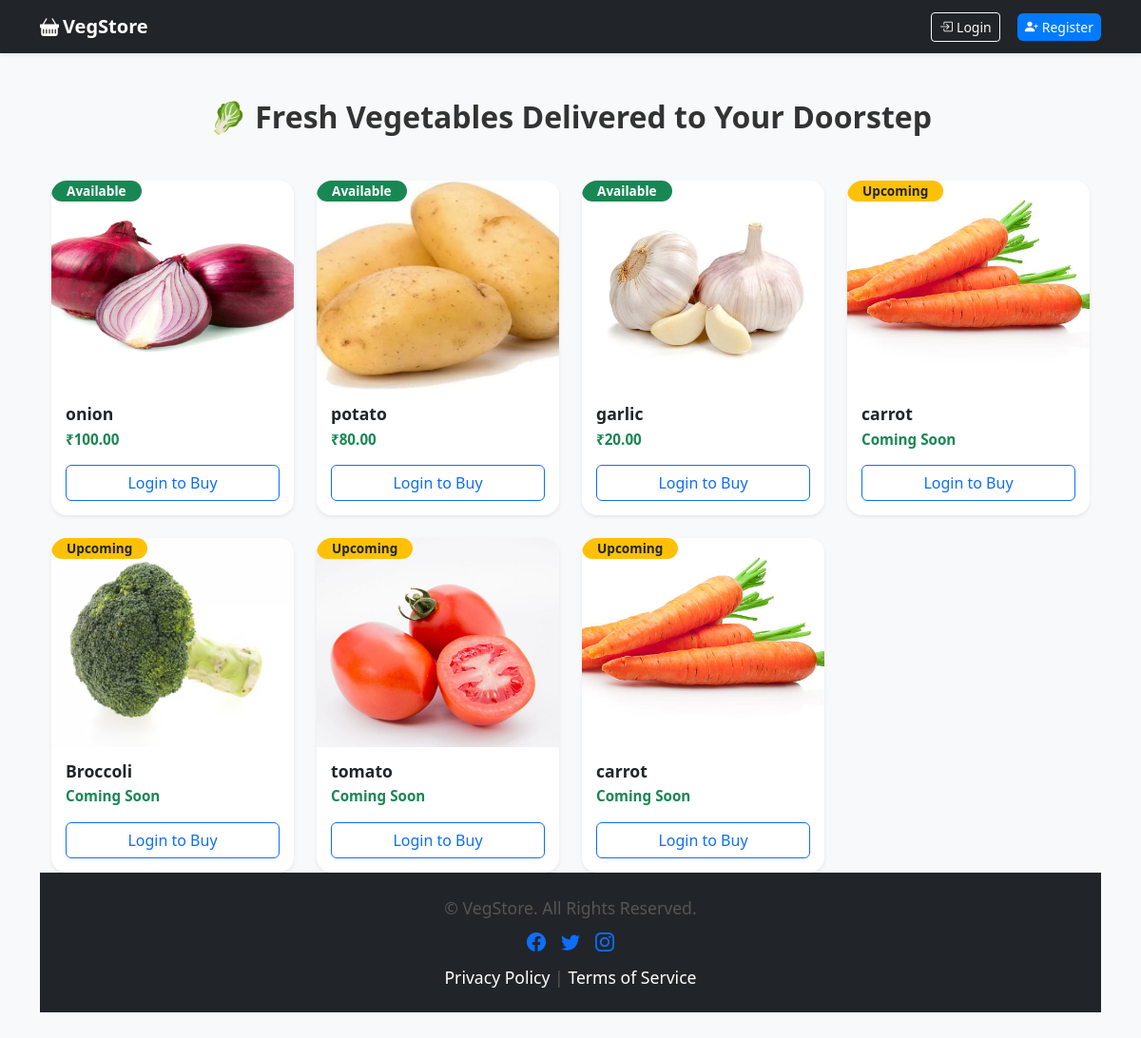
Before: / with the older database file.
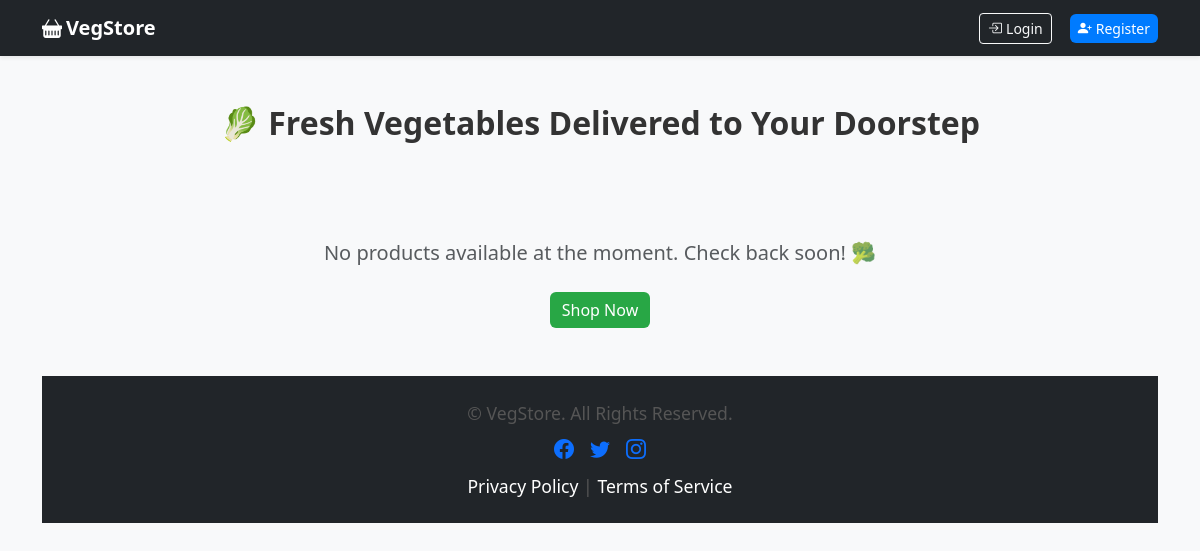
After: the same page with the newer database file.
### app.py (models this page shows)
class Product(db.Model):
    id = db.Column(db.Integer, primary_key=True)
    name = db.Column(db.String(150), nullable=False)
    price = db.Column(db.Float, nullable=False)
    image = db.Column(db.String(150), nullable=False)
    status = db.Column(db.String(20), nullable=False, default='available')  # available / upcoming

### app.py (the view)
@app.route('/')
def index():
    products = Product.query.all()
    return render_template('index.html', products=products)

### templates/index.html (shortened to what this page needs)
{% extends 'base.html' %}
{% block content %}
<link rel="stylesheet" href="{{ url_for('static', filename='css/style.css') }}">
<div class="container mt-5">
  <h2 class="mb-5 fw-bold text-center">
    🥬 Fresh Vegetables Delivered to Your Doorstep
  </h2>
  <div class="row g-4">
    {% for product in products %}
    <div class="col-lg-3 col-md-4 col-sm-6">
      <div class="card h-100 shadow-sm border-0 rounded-4 overflow-hidden position-relative hover-scale">
        <img src="{{ url_for('static', filename='images/' ~ product.image) }}"
             class="card-img-top"
             alt="{{ product.name }}"
             style="height:220px; object-fit:cover; transition: transform 0.3s;">
        {% if product.status == 'available' %}
        <span class="badge position-absolute top-2 start-2 bg-success text-white px-3 py-1 rounded-pill">
          Available
        </span>
        {% else %}
        <span class="badge position-absolute top-2 start-2 bg-warning text-dark px-3 py-1 rounded-pill">
          Upcoming
        </span>
        {% endif %}
        <div class="card-body d-flex flex-column">
          <h5 class="fw-semibold mb-1">{{ product.name }}</h5>
          <p class="text-success fw-bold mb-3">
            {% if product.status == 'available' %}
              ₹{{ "%.2f"|format(product.price) }}
            {% else %}
              Coming Soon
            {% endif %}
          </p>
          {% if current_user.is_authenticated %}
            {% if product.status == 'available' %}
            <form action="{{ url_for('add_to_cart', id=product.id) }}" method="POST" class="mt-auto">
              <div class="quantity-control d-flex align-items-center justify-content-center mb-3">
                <button type="button" class="btn btn-outline-secondary btn-sm btn-minus">−</button>
                <input type="number"
                       class="form-control form-control-sm mx-2 quantity-input text-center"
                       value="1"
                       min="1"
                       style="width:60px;">
                <button type="button" class="btn btn-outline-secondary btn-sm btn-plus">+</button>
              </div>
              <input type="hidden" name="quantity" class="cart-quantity" value="1">
              <button type="submit" class="btn btn-primary w-100 add-to-cart btn-hover">
                🛒 Add to Cart
              </button>
            </form>
            {% else %}
            <button class="btn btn-secondary w-100 mt-auto" disabled>Coming Soon</button>
            {% endif %}
          {% else %}
            <a href="{{ url_for('login') }}" class="btn btn-outline-primary w-100 mt-auto">Login to Buy</a>
          {% endif %}
        </div>
      </div>
    </div>
    {% else %}
    <div class="col-12 text-center py-5">
      <p class="text-muted fs-5">
        No products available at the moment. Check back soon! 🥦
      </p>
      <a href="{{ url_for('index') }}" class="btn btn-primary mt-2">Shop Now</a>
    </div>
    {% endfor %}
  </div>
</div>
<footer class="mt-auto text-center bg-dark text-white py-4">
  <div class="container">
    <p class="mb-2">&copy; {{ current_year }} VegStore. All Rights Reserved.</p>
    <div class="d-flex justify-content-center gap-3 mb-2">
      <a href="#"><i class="bi bi-facebook fs-5"></i></a>
      <a href="#"><i class="bi bi-twitter fs-5"></i></a>
      <a href="#"><i class="bi bi-instagram fs-5"></i></a>
    </div>
    <p class="mb-0">
      <a href="#" class="text-white text-decoration-none">Privacy Policy</a> |
      <a href="#" class="text-white text-decoration-none">Terms of Service</a>
    </p>
  </div>
</footer>
{% endblock %}

### templates/base.html (shortened to what this page needs)
<!doctype html>
<html lang="en">
<head>
  <link href="https://cdn.jsdelivr.net/npm/bootstrap@5.3.2/dist/css/bootstrap.min.css" rel="stylesheet">
  <link href="https://cdn.jsdelivr.net/npm/bootstrap-icons@1.11.1/font/bootstrap-icons.css" rel="stylesheet">
  <link rel="stylesheet" href="{{ url_for('static', filename='css/style.css') }}">
</head>
<body class="bg-light">
<nav class="navbar navbar-expand-lg navbar-dark bg-dark shadow-sm">
  <div class="container">
    <a class="navbar-brand fw-bold d-flex align-items-center gap-1" href="{{ url_for('index') }}">
      <i class="bi bi-basket-fill"></i> VegStore
    </a>
    <div class="collapse navbar-collapse justify-content-end" id="navbarNav">
      <ul class="navbar-nav align-items-lg-center gap-2">
        {% if current_user.is_authenticated %}
          {% if current_user.is_admin %}
            <li class="nav-item">
              <a class="btn btn-warning btn-sm d-flex align-items-center gap-1" href="{{ url_for('admin_dashboard') }}">
                <i class="bi bi-speedometer2"></i> Admin Dashboard
              </a>
            </li>
          {% else %}
            <li class="nav-item">
              <a class="btn btn-outline-light btn-sm d-flex align-items-center gap-1" href="{{ url_for('cart') }}">
                <i class="bi bi-cart-fill"></i> Cart
              </a>
            </li>
            <li class="nav-item">
              <a class="btn btn-danger btn-sm d-flex align-items-center gap-1" href="{{ url_for('logout') }}">
                <i class="bi bi-box-arrow-right"></i> Logout
              </a>
            </li>
          {% endif %}
        {% else %}
          <li class="nav-item">
            <a class="btn btn-outline-light btn-sm d-flex align-items-center gap-1" href="{{ url_for('login') }}">
              <i class="bi bi-box-arrow-in-right"></i> Login
            </a>
          </li>
          <li class="nav-item">
            <a class="btn btn-success btn-sm d-flex align-items-center gap-1" href="{{ url_for('register') }}">
              <i class="bi bi-person-plus-fill"></i> Register
            </a>
          </li>
        {% endif %}
      </ul>
    </div>
  </div>
</nav>
<div class="container my-5">
  {% block content %}{% endblock %}
</div>
</body>
</html>

### static/css/style.css (style rules this page uses)
body { font-family: 'Segoe UI', Tahoma, Geneva, Verdana, sans-serif; background: #f9f9f9; color: #333; margin: 0; padding: 0; }
.navbar { margin-bottom: 30px; box-shadow: 0 2px 8px rgba(0,0,0,0.1); }
.navbar a.btn { margin-left: 10px; }
.btn-primary { background: #28a745; border: none; border-radius: 6px; transition: background 0.3s, transform 0.2s; }
.btn-success { background: #007bff; border: none; border-radius: 6px; transition: background 0.3s, transform 0.2s; }
.text-center p { font-size: 1.1rem; color: #555; }
.text-center .btn { margin-top: 15px; }

Changed rows visible on the page:
removed Product: image+name (picture), status "Available", name "onion", price "100.00"
removed Product: image+name (picture), status "Available", name "potato", price "80.00"
removed Product: image+name (picture), status "Available", name "garlic", price "20.00"
removed Product: image+name (picture), status "Upcoming", name "carrot"
removed Product: image (picture), status "Upcoming", name "Broccoli"
removed Product: image+name (picture), status "Upcoming", name "tomato"
removed Product: image+name (picture), status "Upcoming", name "carrot"
Other visible differences:
text now shown: "No products available at the moment. Check back soon! 🥦 Shop Now"
